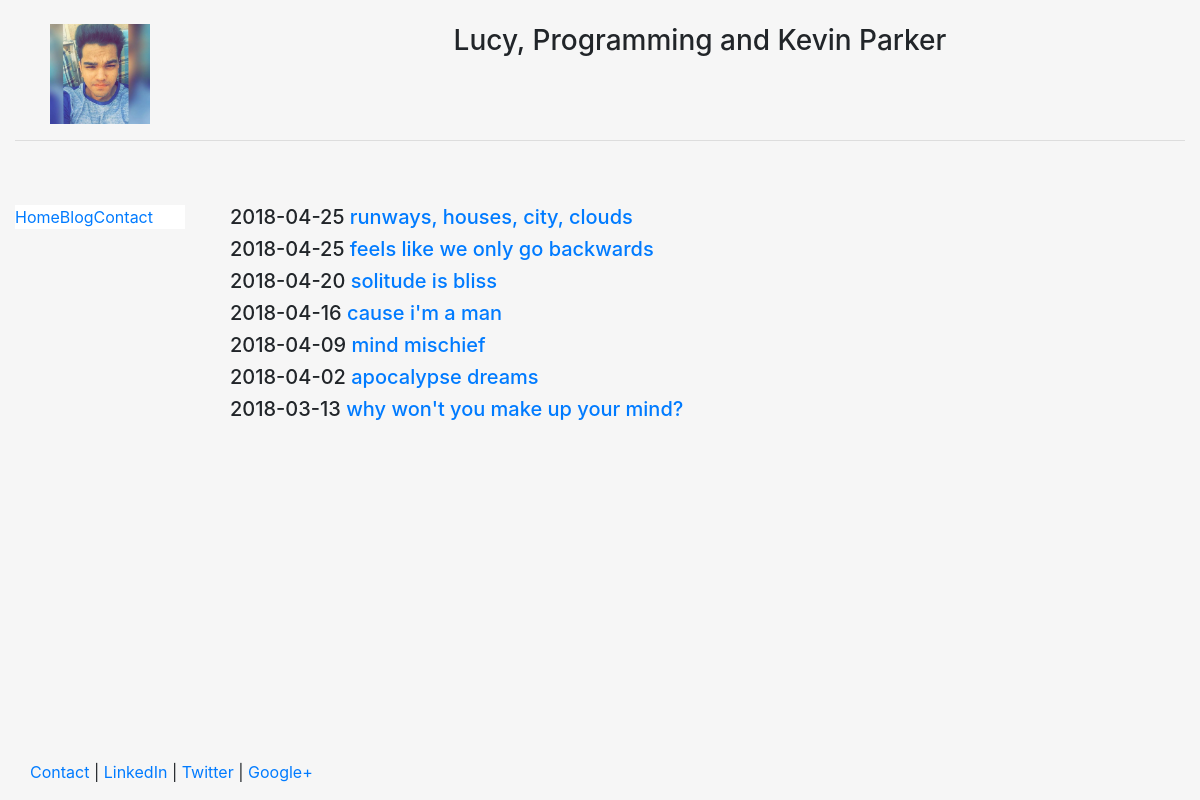
Screenshot of /blog/ with the database file from the repository.
### blog/models.py (models this page shows, shortened)
class Post(models.Model):
	title =  models.CharField(max_length=140)
	body = models.TextField()
	date = models.DateTimeField()

### blog/templates/blog/blog.html
{% extends "personal/header.html" %}
{% block content %}
	{% for post in object_list %}
		<h5>{{ post.date|date:"Y-m-d" }}<a href="/blog/{{ post.id }}"> {{ post.title }}</a></h5>
	{% endfor %}
{% endblock %}

### personal/templates/personal/header.html (shortened to what this page needs)
<!DOCTYPE html>
<html lang="en">
<head>
	{% load staticfiles %}
	<link rel="stylesheet" href="{% static 'personal/css/bootstrap.min.css' %}" type = "text/css"/>
</head>
<body class="body" style="background-color:#f6f6f6">
	<div class="container-fluid" style="min-height:95%; ">
		<div class="row">
			  <div class="col-sm-2">
				  <br>
				  <center>
					<img src="{% static 'personal/img/profile.jpg' %}" class="responsive-img" style='max-height:100px;' alt="face">
				  </center>
			  </div>
			  <div class="col-sm-10">
				  <br>
				  <center>
				  <h3>Lucy, Programming and Kevin Parker</h3>
				  </center>
			  </div>
		</div><hr>
		<div class="row">
		  <div class="col-sm-2">
		  <br>
		  <br>
			<div class="well bs-sidebar affix" id="sidebar" style="background-color:#fff">
			  <ul class="nav nav-pills nav-stacked">
				<li><a href='/'> Home </a></li>
				<li><a href='/blog/'> Blog </a></li>
				<li><a href='/contact/'> Contact </a></li>
			  </ul>
			</div>
		  </div>
		  <div class="col-sm-10">
			<div class='container-fluid'>
			<br><br>
			   {% block content %}
			   {% endblock %}
			</div>
		  </div>
		</div>
	</div>
	<footer>
		<div class="container-fluid" style='margin-left:15px'>
			<p><a href="#" target="blank">Contact</a> | <a href="#" target="blank">LinkedIn</a> | <a href="#" target="blank">Twitter</a> | <a href="#" target="blank">Google+</a></p>
		</div>
	</footer>
</body>
</html>

### personal/templates/personal/header.html (style rules this page uses)
html, body { height:100% }

### rows the page displays
Post: date "2018-04-25", title "runways, houses, city, clouds"
Post: date "2018-04-25", title "feels like we only go backwards"
Post: date "2018-04-20", title "solitude is bliss"
Post: date "2018-04-16", title "cause i'm a man"
Post: date "2018-04-09", title "mind mischief"
Post: date "2018-04-02", title "apocalypse dreams"
Post: date "2018-03-13", title "why won't you make up your mind?"
